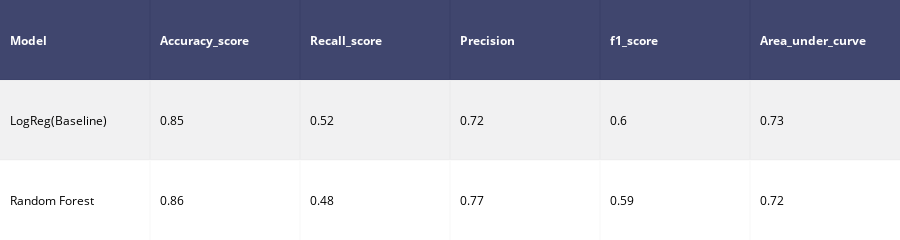

The notebook cell this image was saved under:
### Code cell
#concat all models
model_performances = pd.concat([model1,model2],axis = 0).reset_index()

model_performances = model_performances.drop(columns = "index",axis =1)

table  = ff.create_table(np.round(model_performances,2))

py.iplot(table)

### Figure 1 — Plotly figure (JSON) as saved in the notebook; plotly's stock layout.template omitted (floating-point values rounded to 4 significant figures)
{"data": [{"colorscale": [[0, "#00083e"], [0.5, "#ededee"], [1, "#ffffff"]], "hoverinfo": "none", "opacity": 0.75, "showscale": false, "type": "heatmap", "uid": "e9587cd3-a920-43ce-adf6-405f03fdba38", "z": [[0, 0, 0, 0, 0, 0], [0.5, 0.5, 0.5, 0.5, 0.5, 0.5], [1, 1, 1, 1, 1, 1]]}], "layout": {"annotations": [{"align": "left", "font": {"color": "#ffffff"}, "showarrow": false, "text": "<b>Model</b>", "x": -0.45, "xanchor": "left", "xref": "x", "y": 0, "yref": "y"}, {"align": "left", "font": {"color": "#ffffff"}, "showarrow": false, "text": "<b>Accuracy_score</b>", "x": 0.55, "xanchor": "left", "xref": "x", "y": 0, "yref": "y"}, {"align": "left", "font": {"color": "#ffffff"}, "showarrow": false, "text": "<b>Recall_score</b>", "x": 1.55, "xanchor": "left", "xref": "x", "y": 0, "yref": "y"}, {"align": "left", "font": {"color": "#ffffff"}, "showarrow": false, "text": "<b>Precision</b>", "x": 2.55, "xanchor": "left", "xref": "x", "y": 0, "yref": "y"}, {"align": "left", "font": {"color": "#ffffff"}, "showarrow": false, "text": "<b>f1_score</b>", "x": 3.55, "xanchor": "left", "xref": "x", "y": 0, "yref": "y"}, {"align": "left", "font": {"color": "#ffffff"}, "showarrow": false, "text": "<b>Area_under_curve</b>", "x": 4.55, "xanchor": "left", "xref": "x", "y": 0, "yref": "y"}, {"align": "left", "font": {"color": "#000000"}, "showarrow": false, "text": "LogReg(Baseline)", "x": -0.45, "xanchor": "left", "xref": "x", "y": 1, "yref": "y"}, {"align": "left", "font": {"color": "#000000"}, "showarrow": false, "text": "0.85", "x": 0.55, "xanchor": "left", "xref": "x", "y": 1, "yref": "y"}, {"align": "left", "font": {"color": "#000000"}, "showarrow": false, "text": "0.52", "x": 1.55, "xanchor": "left", "xref": "x", "y": 1, "yref": "y"}, {"align": "left", "font": {"color": "#000000"}, "showarrow": false, "text": "0.72", "x": 2.55, "xanchor": "left", "xref": "x", "y": 1, "yref": "y"}, {"align": "left", "font": {"color": "#000000"}, "showarrow": false, "text": "0.6", "x": 3.55, "xanchor": "left", "xref": "x", "y": 1, "yref": "y"}, {"align": "left", "font": {"color": "#000000"}, "showarrow": false, "text": "0.73", "x": 4.55, "xanchor": "left", "xref": "x", "y": 1, "yref": "y"}, {"align": "left", "font": {"color": "#000000"}, "showarrow": false, "text": "Random Forest", "x": -0.45, "xanchor": "left", "xref": "x", "y": 2, "yref": "y"}, {"align": "left", "font": {"color": "#000000"}, "showarrow": false, "text": "0.86", "x": 0.55, "xanchor": "left", "xref": "x", "y": 2, "yref": "y"}, {"align": "left", "font": {"color": "#000000"}, "showarrow": false, "text": "0.48", "x": 1.55, "xanchor": "left", "xref": "x", "y": 2, "yref": "y"}, {"align": "left", "font": {"color": "#000000"}, "showarrow": false, "text": "0.77", "x": 2.55, "xanchor": "left", "xref": "x", "y": 2, "yref": "y"}, {"align": "left", "font": {"color": "#000000"}, "showarrow": false, "text": "0.59", "x": 3.55, "xanchor": "left", "xref": "x", "y": 2, "yref": "y"}, {"align": "left", "font": {"color": "#000000"}, "showarrow": false, "text": "0.72", "x": 4.55, "xanchor": "left", "xref": "x", "y": 2, "yref": "y"}], "height": 140, "margin": {"b": 0, "l": 0, "r": 0, "t": 0}, "xaxis": {"dtick": 1, "gridwidth": 2, "showticklabels": false, "tick0": -0.5, "ticks": "", "zeroline": false}, "yaxis": {"autorange": "reversed", "dtick": 1, "gridwidth": 2, "showticklabels": false, "tick0": 0.5, "ticks": "", "zeroline": false}}}
